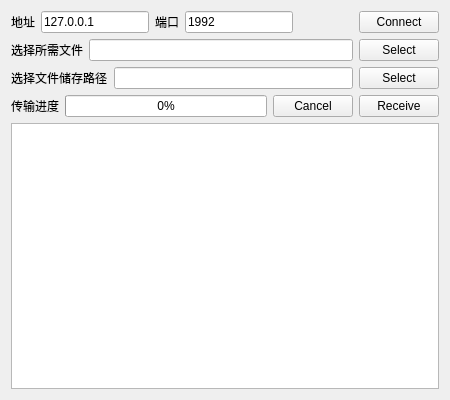
<?xml version="1.0" encoding="UTF-8"?>
<ui version="4.0">
 <class>ClientWidget</class>
 <widget class="QWidget" name="ClientWidget">
  <property name="geometry">
   <rect>
    <x>0</x>
    <y>0</y>
    <width>450</width>
    <height>400</height>
   </rect>
  </property>
  <property name="windowTitle">
   <string>Client &amp;&amp; Receiver</string>
  </property>
  <layout class="QVBoxLayout" name="verticalLayout">
   <item>
    <layout class="QHBoxLayout" name="horizontalLayout">
     <item>
      <widget class="QLabel" name="label">
       <property name="text">
        <string>地址</string>
       </property>
      </widget>
     </item>
     <item>
      <widget class="QLineEdit" name="editAddress">
       <property name="text">
        <string>127.0.0.1</string>
       </property>
      </widget>
     </item>
     <item>
      <widget class="QLabel" name="label_2">
       <property name="text">
        <string>端口</string>
       </property>
      </widget>
     </item>
     <item>
      <widget class="QLineEdit" name="editPort">
       <property name="text">
        <string>1992</string>
       </property>
      </widget>
     </item>
     <item>
      <spacer name="horizontalSpacer">
       <property name="orientation">
        <enum>Qt::Horizontal</enum>
       </property>
       <property name="sizeHint" stdset="0">
        <size>
         <width>40</width>
         <height>20</height>
        </size>
       </property>
      </spacer>
     </item>
     <item>
      <widget class="QPushButton" name="btnConnect">
       <property name="text">
        <string>Connect</string>
       </property>
      </widget>
     </item>
    </layout>
   </item>
   <item>
    <layout class="QHBoxLayout" name="horizontalLayout_2">
     <item>
      <widget class="QLabel" name="label_3">
       <property name="text">
        <string>选择所需文件</string>
       </property>
      </widget>
     </item>
     <item>
      <widget class="QLineEdit" name="editPath"/>
     </item>
     <item>
      <widget class="QPushButton" name="btnSelect">
       <property name="text">
        <string>Select</string>
       </property>
      </widget>
     </item>
    </layout>
   </item>
   <item>
    <layout class="QHBoxLayout" name="horizontalLayout_5">
     <item>
      <widget class="QLabel" name="label_6">
       <property name="text">
        <string>选择文件储存路径</string>
       </property>
      </widget>
     </item>
     <item>
      <widget class="QLineEdit" name="editSave"/>
     </item>
     <item>
      <widget class="QPushButton" name="btnSelect_3">
       <property name="text">
        <string>Select</string>
       </property>
      </widget>
     </item>
    </layout>
   </item>
   <item>
    <layout class="QHBoxLayout" name="horizontalLayout_3">
     <item>
      <widget class="QLabel" name="label_4">
       <property name="text">
        <string>传输进度</string>
       </property>
      </widget>
     </item>
     <item>
      <widget class="QProgressBar" name="progressBar">
       <property name="value">
        <number>0</number>
       </property>
       <property name="alignment">
        <set>Qt::AlignCenter</set>
       </property>
      </widget>
     </item>
     <item>
      <widget class="QPushButton" name="btnCancel">
       <property name="text">
        <string>Cancel</string>
       </property>
      </widget>
     </item>
     <item>
      <widget class="QPushButton" name="btnSend">
       <property name="text">
        <string>Receive</string>
       </property>
      </widget>
     </item>
    </layout>
   </item>
   <item>
    <widget class="QTextEdit" name="textEdit"/>
   </item>
  </layout>
 </widget>
 <resources/>
 <connections/>
</ui>
